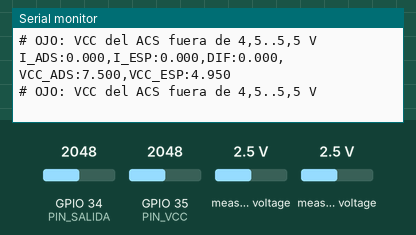
This sketch was run on a simulated ESP32. Parts: the last lines printed to the serial monitor. Wiring (inferred from the names in the program): ADS1115 converter at I2C address 0x48. The inputs (shaded band) are chosen by the test bench; at power-on: measured voltage 2.5 V, GPIO 34 (PIN_SALIDA) = 2048, GPIO 35 (PIN_VCC) = 2048 (analog values on the 0–4095 scale).

Above: at 2.2 s.
2.3 s: measured voltage (sensor 201) set to 3.1 V
At 2.53 s:
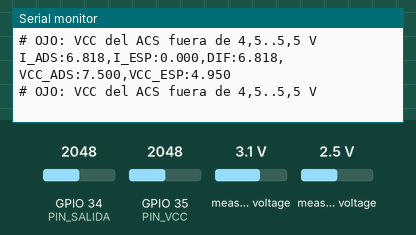
3.8 s: measured voltage (sensor 201) set to 3.4 V
At 4.04 s:
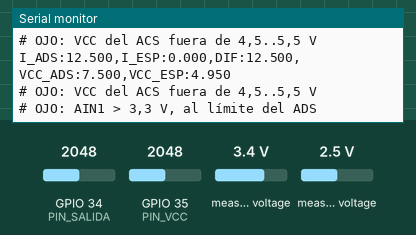
Timing chart, 0 to 6.8 s (numbered marks = the images above; inputs shaded):
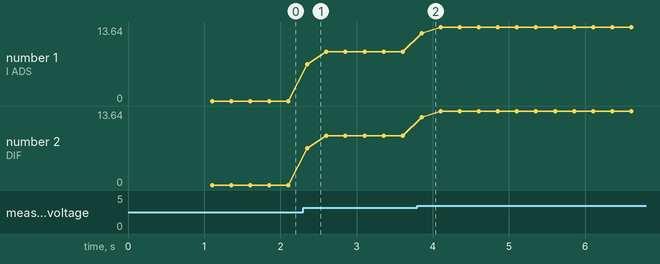

The sketch:

C2b_ACS712_ADS1115.ino
```cpp
/*
 * C2b_ACS712_ADS1115.ino — ACS712-30A leído por el ADS1115 y por el ADC del ESP32 en el mismo
 * instante, comparados contra el multímetro (guía de labo, punto 8, paso 4).
 *
 * estado: SIN PROBAR. Borrador para el labo, 29-oct-2026.
 * ESP32 suelto en protoboard, NO la placa del rover (única prueba donde se admite protoboard).
 *
 * Armado (el de C2a, más el ADS1115):
 *   ACS712 VCC <- 5 V del devkit (VIN)      ACS712 GND -> GND
 *   ACS OUT -> 10 k -> nodo X -> 20 k -> GND     nodo X -> GPIO34 y AIN1, 100 nF a GND   (2/3)
 *   5 V     -> 20 k -> nodo Y -> 10 k -> GND     nodo Y -> GPIO35 y AIN2, 100 nF a GND   (1/3)
 *   ADS1115: VDD <- 3V3 (NUNCA 5 V), GND, ADDR -> GND (0x48), SDA -> GPIO21, SCL -> GPIO22
 *   Con los divisores ninguna entrada pasa de 3,33 V (ACS saturado a 5 V).
 *   Motor: la corriente entra y sale por la bornera del ACS712, con cable de potencia.
 *   Multímetro de 10 A en serie como referencia.
 *
 * Cómo compara "en el mismo instante": se dispara la conversión del ADS (integra ~7,8 ms a
 * 128 muestras/s) y, mientras convierte, el ESP32 promedia su ADC en esa misma ventana. Las dos
 * vías ven el mismo tramo de corriente, con el mismo PWM promediado.
 *
 * Corriente (salida ratiométrica): S = 66 mV/A · VCC/5,   I = (Vout − cero·VCC) / S
 *
 * Comandos por serie (terminar con Enter):
 *   t          tara: sin corriente por el sensor (hacerlo al arrancar y cada tanto)
 *   m<valor>   anota el multímetro en A, p. ej. "m2.35"; imprime los errores de cada vía
 *   r          resumen: sensibilidad ajustada de cada vía con los puntos anotados
 *   b          borrar los puntos anotados
 *
 * Salida: etiqueta:valor, sirve en el Serial Plotter. Las líneas con '#' son comentarios.
 * Sin bibliotecas externas: solo Wire (núcleo Arduino-ESP32 2.x o 3.x).
 */

#include <Arduino.h>
#include <Wire.h>
#include <math.h>

// ---------------- Configuración ----------------
constexpr int      PIN_SDA    = 21;
constexpr int      PIN_SCL    = 22;
constexpr uint32_t I2C_HZ     = 100000;
constexpr uint8_t  ADS_ADDR   = 0x48;
constexpr int      PIN_SALIDA = 34;      // ADC1 (GPIO15 no: es ADC2 y pin de arranque)
constexpr int      PIN_VCC    = 35;      // ADC1
constexpr uint8_t  CANAL_SALIDA = 1;     // AIN1, como en la placa
constexpr uint8_t  CANAL_VCC    = 2;     // AIN2, como en la placa

constexpr float K_SALIDA = 1.5f;         // inversa del divisor 2/3
constexpr float K_VCC    = 3.0f;         // inversa del divisor 1/3
constexpr float SENS_5V  = 0.066f;       // V/A con VCC = 5,0 V (hoja de datos: 63 a 69 mV/A)
constexpr int   N_PROM   = 4;            // pares de conversiones promediados por lectura (~65 ms)
constexpr uint32_t PERIODO_MS = 250;
constexpr int   N_TARA   = 10;
constexpr int   MAX_PUNTOS = 20;

// Límites para avisos
constexpr float V_ADC_LINEAL = 2.45f;    // ESP32 con 11 dB: lineal entre 0,15 y 2,45 V (Espressif)
constexpr float V_ADS_MAX    = 3.30f;    // no pasar de VDD del ADS

// ---------------- ADS1115 (misma configuración que test-ads1115.ino) ----------------
constexpr uint8_t  REG_CONVERSION = 0x00;
constexpr uint8_t  REG_CONFIG     = 0x01;
constexpr uint16_t CFG_OS         = 0x8000;   // escribir: iniciar; leer: 1 = terminó
constexpr uint16_t CFG_PGA_4096   = 0x0200;   // ±4,096 V, 125 uV por cuenta
constexpr uint16_t CFG_UN_DISPARO = 0x0100;
constexpr uint16_t CFG_DR_128     = 0x0080;   // 128 muestras/s
constexpr uint16_t CFG_COMP_OFF   = 0x0003;
constexpr float    V_POR_CUENTA   = 4.096f / 32768.0f;
constexpr uint32_t T_INTEGRA_US   = 7500;     // ventana en la que el ESP32 muestrea (< 7,8 ms nominal)
constexpr uint32_t T_CONV_MAX_MS  = 20;

// ---------------- Estado ----------------
float ceroAds = 0.5f, ceroEsp = 0.5f;          // salida/VCC sin corriente
uint32_t erroresI2c = 0;

struct Lectura {
  float vsAds, vcAds;    // salida y VCC del ACS reconstruidos (antes del divisor), vía ADS
  float vsEsp, vcEsp;    // ídem, vía ADC del ESP32
  float xAds, xEsp;      // tensión en el nodo X (en el pin), para los avisos
};

struct Punto { float iMult, nAds, nEsp; };     // n = (Vout − cero·VCC)·5/VCC  [V], numerador normalizado
Punto puntos[MAX_PUNTOS];
int nPuntos = 0;

// ---------------- I2C ----------------
bool escribirReg16(uint8_t reg, uint16_t val) {
  Wire.beginTransmission(ADS_ADDR);
  Wire.write(reg);
  Wire.write(val >> 8);
  Wire.write(val & 0xFF);
  return Wire.endTransmission() == 0;
}

bool leerReg16(uint8_t reg, uint16_t &val) {
  Wire.beginTransmission(ADS_ADDR);
  Wire.write(reg);
  if (Wire.endTransmission() != 0) return false;
  if (Wire.requestFrom((int)ADS_ADDR, 2) != 2) return false;
  val = (uint16_t)Wire.read() << 8;
  val |= Wire.read();
  return true;
}

bool iniciarConversion(uint8_t canal) {
  uint16_t cfg = CFG_OS | ((uint16_t)(0x4 + canal) << 12) | CFG_PGA_4096
               | CFG_UN_DISPARO | CFG_DR_128 | CFG_COMP_OFF;
  return escribirReg16(REG_CONFIG, cfg);
}

bool terminarConversion(float &voltios) {
  uint32_t t0 = millis();
  uint16_t r = 0;
  for (;;) {
    if (!leerReg16(REG_CONFIG, r)) return false;
    if (r & CFG_OS) break;
    if (millis() - t0 > T_CONV_MAX_MS) return false;
    delayMicroseconds(200);
  }
  uint16_t c;
  if (!leerReg16(REG_CONVERSION, c)) return false;
  voltios = (int16_t)c * V_POR_CUENTA;
  return true;
}

// ---------------- Medición simultánea ----------------
// Convierte un canal del ADS y, durante su integración, acumula el ADC del ESP32 en los dos pines.
bool ventana(uint8_t canal, float &vAds, uint32_t &sumaX, uint32_t &sumaY, uint32_t &n) {
  if (!iniciarConversion(canal)) return false;
  uint32_t t0 = micros();
  while (micros() - t0 < T_INTEGRA_US) {
    sumaX += analogReadMilliVolts(PIN_SALIDA);
    sumaY += analogReadMilliVolts(PIN_VCC);
    n++;
  }
  return terminarConversion(vAds);
}

bool medir(Lectura &L) {
  float aX = 0, aY = 0, v;
  uint32_t sX = 0, sY = 0, n = 0;
  for (int i = 0; i < N_PROM; i++) {
    if (!ventana(CANAL_SALIDA, v, sX, sY, n)) { erroresI2c++; return false; }
    aX += v;
    if (!ventana(CANAL_VCC, v, sX, sY, n)) { erroresI2c++; return false; }
    aY += v;
  }
  L.xAds  = aX / N_PROM;
  L.vsAds = L.xAds * K_SALIDA;
  L.vcAds = aY / N_PROM * K_VCC;
  L.xEsp  = (float)sX / n / 1000.0f;
  L.vsEsp = L.xEsp * K_SALIDA;
  L.vcEsp = (float)sY / n / 1000.0f * K_VCC;
  return true;
}

// Numerador normalizado a VCC = 5 V: I = n / SENS_5V
float numerador(float vs, float vc, float cero) { return (vs - cero * vc) * 5.0f / vc; }
float corriente(float vs, float vc, float cero) { return numerador(vs, vc, cero) / SENS_5V; }

// ---------------- Comandos ----------------
void tarar() {
  Serial.println("# Tarando: SIN corriente por el sensor...");
  float sa = 0, se = 0;
  Lectura L;
  for (int i = 0; i < N_TARA; i++) {
    if (!medir(L)) { Serial.println("# Tara fallida: ADS1115 sin respuesta"); return; }
    sa += L.vsAds / L.vcAds;
    se += L.vsEsp / L.vcEsp;
  }
  ceroAds = sa / N_TARA;
  ceroEsp = se / N_TARA;
  Serial.printf("# Tara: ADS %.4f, ESP32 %.4f de VCC (ideal 0,500)\n", ceroAds, ceroEsp);
  if (fabsf(ceroAds - 0.5f) > 0.02f || fabsf(ceroEsp - 0.5f) > 0.02f)
    Serial.println("# OJO: tara lejos de 0,5. ¿Circula corriente? ¿Divisores bien armados?");
}

void anotarMultimetro(float iMult) {
  Lectura L;
  if (!medir(L)) { Serial.println("# Sin lectura del ADS"); return; }
  float nA = numerador(L.vsAds, L.vcAds, ceroAds);
  float nE = numerador(L.vsEsp, L.vcEsp, ceroEsp);
  float iA = nA / SENS_5V, iE = nE / SENS_5V;
  Serial.printf("# PUNTO mult=%.3f A | ADS=%.3f A (%+.1f %%) | ESP=%.3f A (%+.1f %%) | ADS-ESP=%.3f A\n",
                iMult, iA, 100.0f * (iA - iMult) / iMult, iE, 100.0f * (iE - iMult) / iMult, iA - iE);
  if (nPuntos < MAX_PUNTOS) puntos[nPuntos++] = {iMult, nA, nE};
  else Serial.println("# Tabla llena: 'b' para borrar");
}

// Recta por el origen (la tara ya fijó el cero): S = Σ(n·I) / Σ(I²)
void resumen() {
  if (nPuntos < 2) { Serial.println("# Hacen falta al menos 2 puntos ('m<valor>')"); return; }
  double sII = 0, sAI = 0, sEI = 0;
  for (int i = 0; i < nPuntos; i++) {
    sII += (double)puntos[i].iMult * puntos[i].iMult;
    sAI += (double)puntos[i].nAds  * puntos[i].iMult;
    sEI += (double)puntos[i].nEsp  * puntos[i].iMult;
  }
  float sA = sAI / sII, sE = sEI / sII;
  Serial.println("# ---- Resumen ----");
  Serial.println("# I_mult[A]  I_ADS[A]  I_ESP[A]   (con la sensibilidad ajustada de cada vía)");
  for (int i = 0; i < nPuntos; i++)
    Serial.printf("# %8.3f  %8.3f  %8.3f\n", puntos[i].iMult, puntos[i].nAds / sA, puntos[i].nEsp / sE);
  Serial.printf("# Sensibilidad ajustada (a VCC = 5 V): ADS %.1f mV/A, ESP32 %.1f mV/A (nominal 66, hoja 63 a 69)\n",
                sA * 1000, sE * 1000);
  if (sA < 0.063f || sA > 0.069f)
    Serial.println("# OJO: la del ADS sale de la hoja. Revisar divisores (tolerancia de resistencias) y el multímetro.");
}

void atenderSerie() {
  static char buf[24];
  static int len = 0;
  while (Serial.available()) {
    char c = Serial.read();
    if (c != '\n' && c != '\r') { if (len < (int)sizeof(buf) - 1) buf[len++] = c; continue; }
    if (len == 0) continue;
    buf[len] = 0;
    len = 0;
    switch (buf[0]) {
      case 't': tarar(); break;
      case 'm': {
        float i = atof(buf + 1);
        if (fabsf(i) < 0.05f) Serial.println("# Valor de multímetro inválido (ej. m2.35)");
        else anotarMultimetro(i);
        break;
      }
      case 'r': resumen(); break;
      case 'b': nPuntos = 0; Serial.println("# Puntos borrados"); break;
      default:  Serial.println("# Comandos: t, m<valor>, r, b");
    }
  }
}

// ---------------- Arduino ----------------
void setup() {
  Serial.begin(115200);
  delay(300);
  Serial.println("\n# == C2b: ACS712 con ADS1115 y ADC del ESP32 (sin probar) ==");

  analogReadResolution(12);
  analogSetPinAttenuation(PIN_SALIDA, ADC_11db);   // zona lineal hasta ~2,45 V
  analogSetPinAttenuation(PIN_VCC, ADC_11db);

  Wire.begin(PIN_SDA, PIN_SCL, I2C_HZ);
  Wire.setTimeOut(5);
  Wire.beginTransmission(ADS_ADDR);
  while (Wire.endTransmission() != 0) {
    Serial.println("# Sin ADS en 0x48: revisar 3,3 V, GND, SDA (21), SCL (22), ADDR a GND. Reintento en 1 s.");
    delay(1000);
    Wire.beginTransmission(ADS_ADDR);
  }
  tarar();
  Serial.println("# Comandos: t = tara, m<valor> = anotar multímetro, r = resumen, b = borrar");
}

void loop() {
  atenderSerie();

  static uint32_t tProx = 0;
  if ((int32_t)(millis() - tProx) < 0) return;
  tProx = millis() + PERIODO_MS;

  Lectura L;
  if (!medir(L)) {
    Serial.println("# ADS1115 sin respuesta en 0x48");
    tProx = millis() + 1000;
    return;
  }
  float iAds = corriente(L.vsAds, L.vcAds, ceroAds);
  float iEsp = corriente(L.vsEsp, L.vcEsp, ceroEsp);

  Serial.printf("I_ADS:%.3f,I_ESP:%.3f,DIF:%.3f,VCC_ADS:%.3f,VCC_ESP:%.3f\n",
                iAds, iEsp, iAds - iEsp, L.vcAds, L.vcEsp);

  if (L.vcAds < 4.5f || L.vcAds > 5.5f) Serial.println("# OJO: VCC del ACS fuera de 4,5..5,5 V");
  if (L.xEsp > V_ADC_LINEAL)            Serial.println("# OJO: GPIO34 > 2,45 V, ADC del ESP32 alineal (vale el ADS)");
  if (L.xAds > V_ADS_MAX)               Serial.println("# OJO: AIN1 > 3,3 V, al límite del ADS");
}
```

Measured:
- the behaviour switches between 3.2 and 3.3 V on measured voltage (sensor 201) (found by bisection; images 1 and 2)
- after the input at 2.3 s, the serial monitor: prints a new line after 0.06 s (image 1)
- after the input at 3.8 s, the serial monitor: prints a new line after 0.06 s (image 2)
- plotted number 1: 0 → 9.09 after the input at 2.3 s, 9.09 → 13.64 after the input at 3.8 s
- plotted number 2: 0 → 9.09 after the input at 2.3 s, 9.09 → 13.64 after the input at 3.8 s
